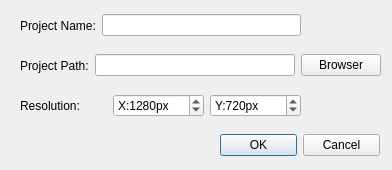
<?xml version="1.0" encoding="UTF-8"?>
<ui version="4.0">
 <class>NewProjectDialog</class>
 <widget class="QDialog" name="NewProjectDialog">
  <property name="geometry">
   <rect>
    <x>0</x>
    <y>0</y>
    <width>392</width>
    <height>170</height>
   </rect>
  </property>
  <property name="windowTitle">
   <string>New Project</string>
  </property>
  <widget class="QWidget" name="horizontalLayoutWidget">
   <property name="geometry">
    <rect>
     <x>20</x>
     <y>10</y>
     <width>281</width>
     <height>31</height>
    </rect>
   </property>
   <layout class="QHBoxLayout" name="horizontalLayout">
    <item>
     <widget class="QLabel" name="label">
      <property name="text">
       <string>Project Name:</string>
      </property>
     </widget>
    </item>
    <item>
     <widget class="QLineEdit" name="project_name">
      <property name="statusTip">
       <string/>
      </property>
     </widget>
    </item>
   </layout>
  </widget>
  <widget class="QWidget" name="horizontalLayoutWidget_2">
   <property name="geometry">
    <rect>
     <x>20</x>
     <y>90</y>
     <width>281</width>
     <height>31</height>
    </rect>
   </property>
   <layout class="QHBoxLayout" name="horizontalLayout_2">
    <item>
     <widget class="QLabel" name="label_2">
      <property name="text">
       <string>Resolution:</string>
      </property>
     </widget>
    </item>
    <item>
     <widget class="QSpinBox" name="resolution_x">
      <property name="suffix">
       <string>px</string>
      </property>
      <property name="prefix">
       <string>X:</string>
      </property>
      <property name="maximum">
       <number>999999</number>
      </property>
      <property name="value">
       <number>1280</number>
      </property>
     </widget>
    </item>
    <item>
     <widget class="QSpinBox" name="resolution_y">
      <property name="suffix">
       <string>px</string>
      </property>
      <property name="prefix">
       <string>Y:</string>
      </property>
      <property name="maximum">
       <number>99999999</number>
      </property>
      <property name="value">
       <number>720</number>
      </property>
     </widget>
    </item>
   </layout>
  </widget>
  <widget class="QWidget" name="horizontalLayoutWidget_3">
   <property name="geometry">
    <rect>
     <x>220</x>
     <y>130</y>
     <width>160</width>
     <height>31</height>
    </rect>
   </property>
   <layout class="QHBoxLayout" name="horizontalLayout_3">
    <item>
     <widget class="QPushButton" name="ok_button">
      <property name="text">
       <string>OK</string>
      </property>
     </widget>
    </item>
    <item>
     <widget class="QPushButton" name="cancel_button">
      <property name="text">
       <string>Cancel</string>
      </property>
     </widget>
    </item>
   </layout>
  </widget>
  <widget class="QWidget" name="horizontalLayoutWidget_4">
   <property name="geometry">
    <rect>
     <x>20</x>
     <y>50</y>
     <width>361</width>
     <height>31</height>
    </rect>
   </property>
   <layout class="QHBoxLayout" name="horizontalLayout_4">
    <item>
     <widget class="QLabel" name="label_3">
      <property name="text">
       <string>Project Path:</string>
      </property>
     </widget>
    </item>
    <item>
     <widget class="QLineEdit" name="project_path">
      <property name="statusTip">
       <string/>
      </property>
     </widget>
    </item>
    <item>
     <widget class="QPushButton" name="file_browser_button">
      <property name="text">
       <string>Browser</string>
      </property>
     </widget>
    </item>
   </layout>
  </widget>
 </widget>
 <resources/>
 <connections>
  <connection>
   <sender>ok_button</sender>
   <signal>clicked()</signal>
   <receiver>NewProjectDialog</receiver>
   <slot>accept()</slot>
   <hints>
    <hint type="sourcelabel">
     <x>268</x>
     <y>105</y>
    </hint>
    <hint type="destinationlabel">
     <x>199</x>
     <y>64</y>
    </hint>
   </hints>
  </connection>
  <connection>
   <sender>cancel_button</sender>
   <signal>clicked()</signal>
   <receiver>NewProjectDialog</receiver>
   <slot>reject()</slot>
   <hints>
    <hint type="sourcelabel">
     <x>350</x>
     <y>105</y>
    </hint>
    <hint type="destinationlabel">
     <x>199</x>
     <y>64</y>
    </hint>
   </hints>
  </connection>
  <connection>
   <sender>project_name</sender>
   <signal>textChanged(QString)</signal>
   <receiver>NewProjectDialog</receiver>
   <slot>projectPathChange(QString)</slot>
   <hints>
    <hint type="sourcelabel">
     <x>166</x>
     <y>24</y>
    </hint>
    <hint type="destinationlabel">
     <x>199</x>
     <y>64</y>
    </hint>
   </hints>
  </connection>
  <connection>
   <sender>project_path</sender>
   <signal>textChanged(QString)</signal>
   <receiver>NewProjectDialog</receiver>
   <slot>projectPathChange(QString)</slot>
   <hints>
    <hint type="sourcelabel">
     <x>201</x>
     <y>64</y>
    </hint>
    <hint type="destinationlabel">
     <x>195</x>
     <y>84</y>
    </hint>
   </hints>
  </connection>
  <connection>
   <sender>file_browser_button</sender>
   <signal>clicked()</signal>
   <receiver>NewProjectDialog</receiver>
   <slot>openFilePath()</slot>
   <hints>
    <hint type="sourcelabel">
     <x>342</x>
     <y>65</y>
    </hint>
    <hint type="destinationlabel">
     <x>195</x>
     <y>84</y>
    </hint>
   </hints>
  </connection>
 </connections>
 <slots>
  <slot>projectPathChange(QString)</slot>
  <slot>openFilePath()</slot>
 </slots>
</ui>
